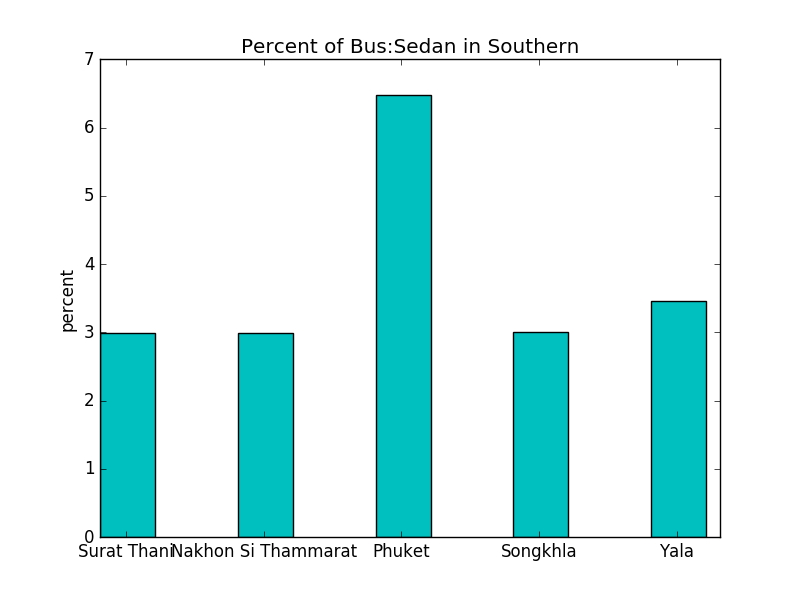

Recreate this plot in Python.
import matplotlib.pyplot as plt
#use this to plot bar graph it can use for others graph
'''this function show Percent of Bus:sedan in Southern area by picking data to calculate'''
def south():
    position = [1,3,5,7,9]
    y2 = [(104021+3106)/104021,(94052+2818)/94052,(101689+6580)/101689,
          (199684+6014)/199684,(32698+1132)/32698]
          #Bus:Sedan
    sedan_per_bus = []
    for i in range(len(y2)):
        sedan_per_bus.append((y2[i]-1)*100)
        #translate data into percent 
    p1 = plt.bar(position, sedan_per_bus, label='Sedan per Bus in Southern', color='c')
    # plot bar graph
    pos = [1.375,3.375,5.375,7.375,9.375]
    # position of bar graph's names
    plt.ylabel('percent')
    # y axis name
    plt.title('Percent of Bus:Sedan in Southern')
    # title name
    plt.xticks(pos, ('Surat Thani','Nakhon Si Thammarat','Phuket','Songkhla','Yala'))
    # bar graph's name
    plt.show()
    # show bar graph
south()
